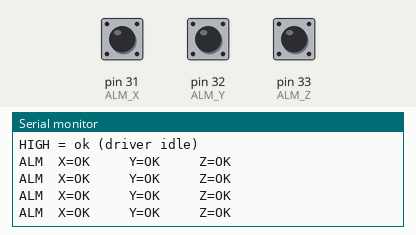
The sketch below on a simulated Arduino Mega 2560, built with avr-gcc and run on an emulated ATmega2560. Shown: the last lines printed to the serial monitor. The inputs (shaded band) are chosen by the test bench; at power-on: pin 31 (ALM_X) HIGH, pin 32 (ALM_Y) HIGH, pin 33 (ALM_Z) HIGH.

Above: at 1.8 s.
1.9 s: pin 31 (ALM_X) pulled LOW for 0.6 s
At 2.4 s:
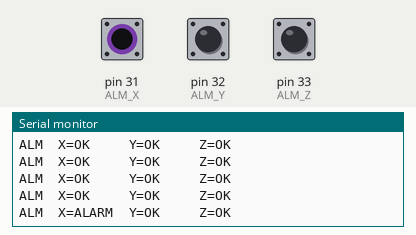
4.0 s: pin 32 (ALM_Y) pulled LOW for 0.6 s
At 4.4 s:
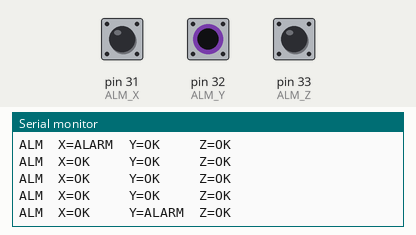
6.1 s: pin 33 (ALM_Z) pulled LOW for 0.6 s
At 6.9 s:
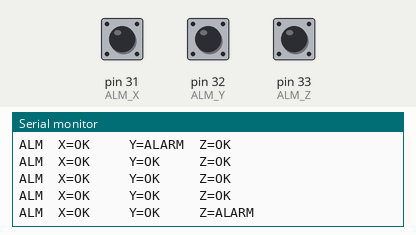
8.2 s: pin 31 (ALM_X) driven LOW and pin 32 (ALM_Y) driven LOW
At 8.9 s:
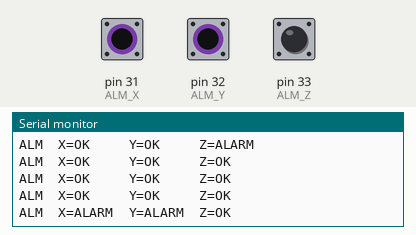
10.5 s: pin 33 (ALM_Z) pulled LOW for 1 s
At 10.8 s:
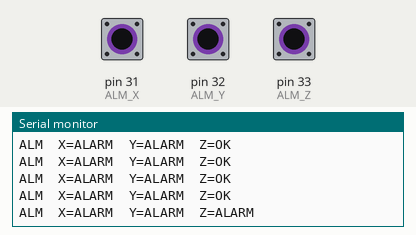
13.0 s: pin 32 (ALM_Y) driven HIGH and pin 33 (ALM_Z) driven LOW
At 13.4 s:
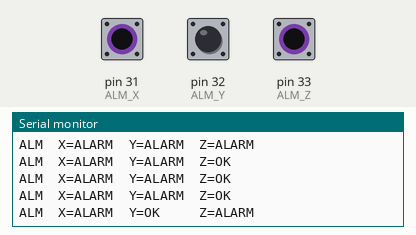

The sketch:

alm_test.ino
```cpp
// alm_test.ino — Phase 0 ALM 报警接线验证 sketch
//
// 用途：验证 2HSS57-C 驱动器的 ALM 报警输出是否正确接到
// Arduino Mega 2560 的 D31 (X)、D32 (Y)、D33 (Z)。
//
// 用法：
//   1. 关闭所有占用串口的程序（cncjs、网页面板、Python 脚本）
//   2. Arduino IDE 上传本 sketch 到 Mega 2560
//   3. 打开串口监视器，波特率 115200
//   4. 正常状态每 500ms 输出：ALM  X=OK  Y=OK  Z=OK
//   5. 触发报警时对应轴变 ALARM
//
// 详见 docs/guides/02-电控接线.md §27 和
// docs/guides/phase0-硬件安全底座.md

const uint8_t ALM_X = 31;
const uint8_t ALM_Y = 32;
const uint8_t ALM_Z = 33;

void setup() {
  pinMode(ALM_X, INPUT_PULLUP);
  pinMode(ALM_Y, INPUT_PULLUP);
  pinMode(ALM_Z, INPUT_PULLUP);
  Serial.begin(115200);
  while (!Serial) { /* wait for USB CDC */ }
  Serial.println();
  Serial.println("=== ALM Test (Phase 0) ===");
  Serial.println("LOW  = alarm triggered");
  Serial.println("HIGH = ok (driver idle)");
  Serial.println();
}

void loop() {
  int x = digitalRead(ALM_X);
  int y = digitalRead(ALM_Y);
  int z = digitalRead(ALM_Z);

  Serial.print("ALM  X=");
  Serial.print(x == LOW ? "ALARM" : "OK   ");
  Serial.print("  Y=");
  Serial.print(y == LOW ? "ALARM" : "OK   ");
  Serial.print("  Z=");
  Serial.println(z == LOW ? "ALARM" : "OK   ");

  delay(500);
}
```

Measured:
- after the input at 1.9 s, the serial monitor: prints a new line after 0.11 s (image 1)
- after the input at 4.0 s, the serial monitor: prints a new line at once (image 2)
- after the input at 6.1 s, the serial monitor: prints a new line after 0.41 s (image 3)
- after the input at 8.2 s, the serial monitor: prints a new line after 0.31 s (image 4)
- after the input at 10.5 s, the serial monitor: prints a new line at once (image 5)
- after the input at 13.0 s, the serial monitor: prints a new line at once (image 6)
